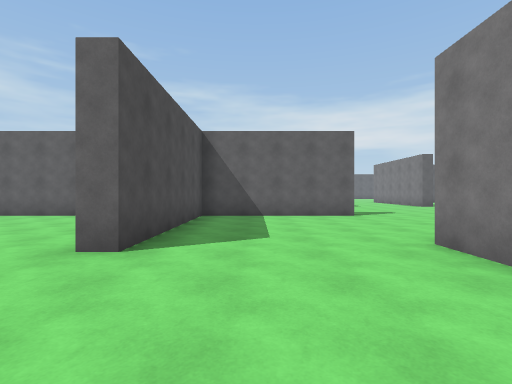
view 1 (above)

22 first-person views from a walk through a 3-D level made in the Unity game engine. The camera is 1.4 m above the floor, looks level and sees 85° across. The floor is counted in squares, 2 m on a side. Each view is taken from the middle of a square. On the plan, view 1 faces up. The plan holds only what a view shows up to about 9 squares ahead; the rest is blank. The place goes on beyond the plan. The player is left out. Surface patterns are stand-ins for the level's own textures.

view 2
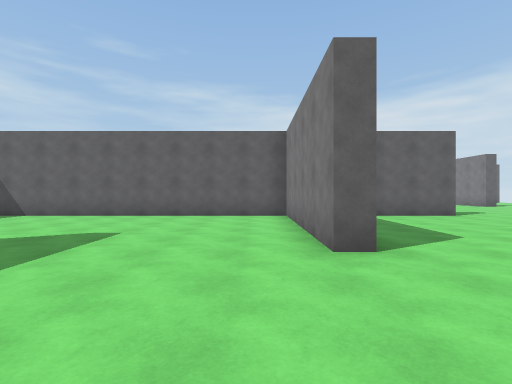

view 3
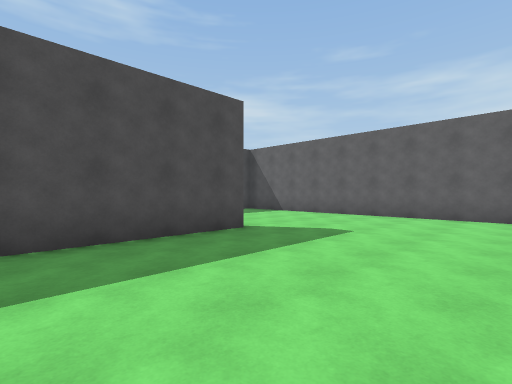

view 4
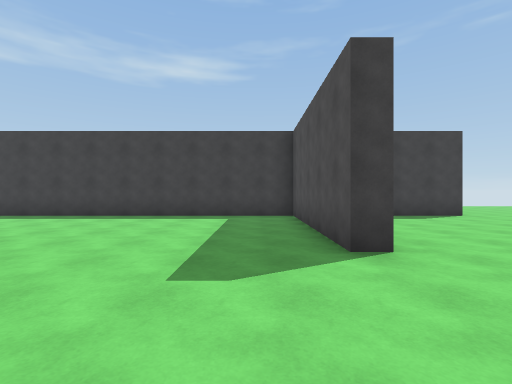

view 5
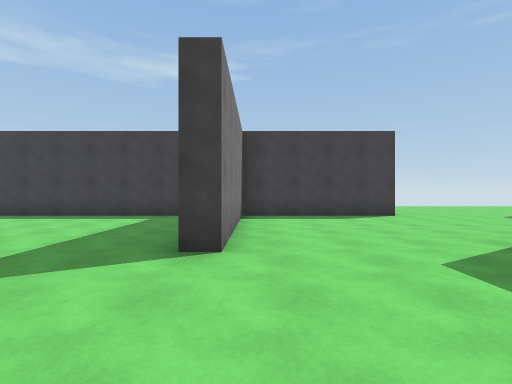

view 6
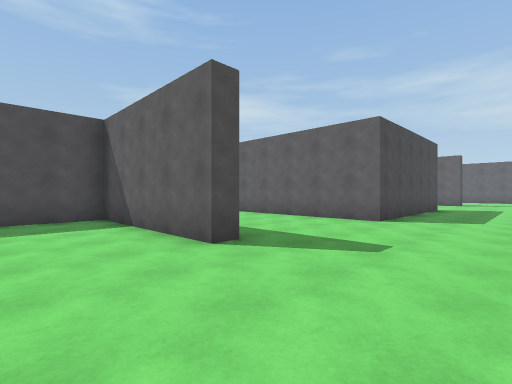

view 7
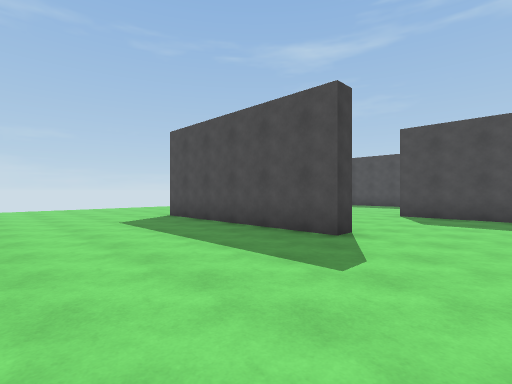

view 8
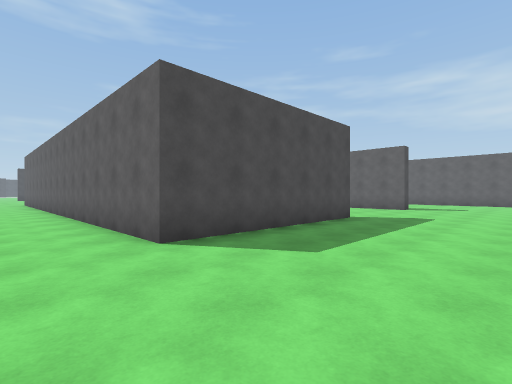

view 9
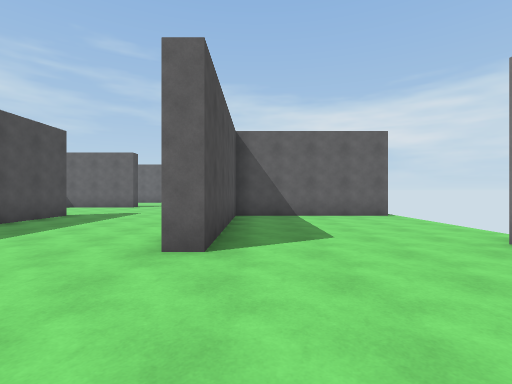

view 10
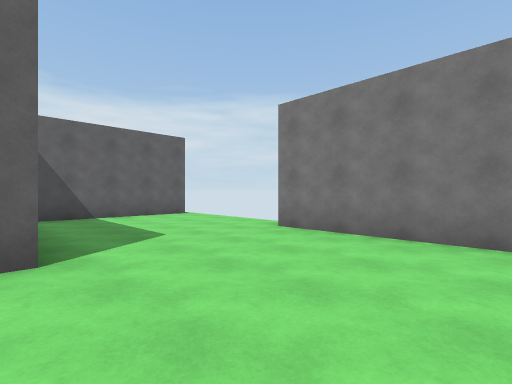

view 11
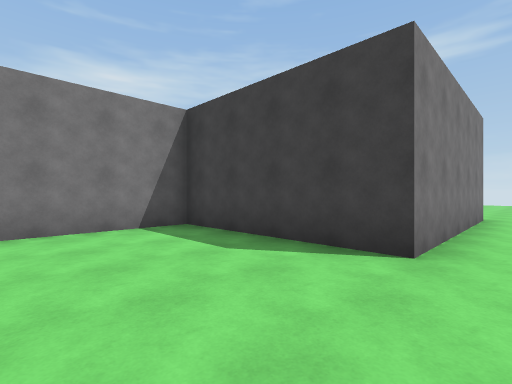

view 12
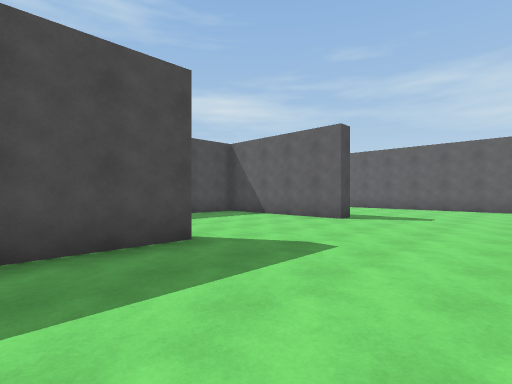

view 13
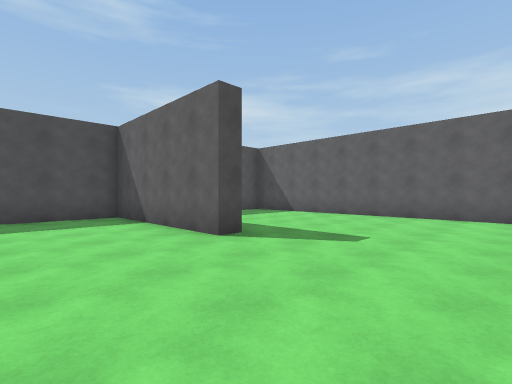

view 14
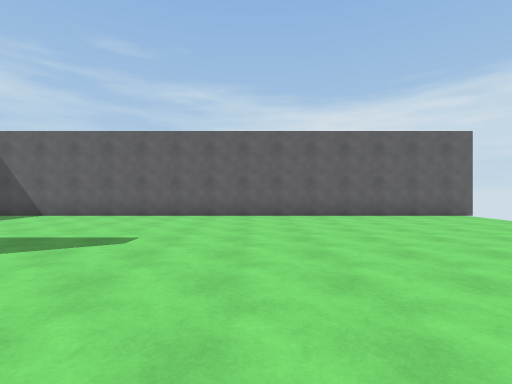

view 15
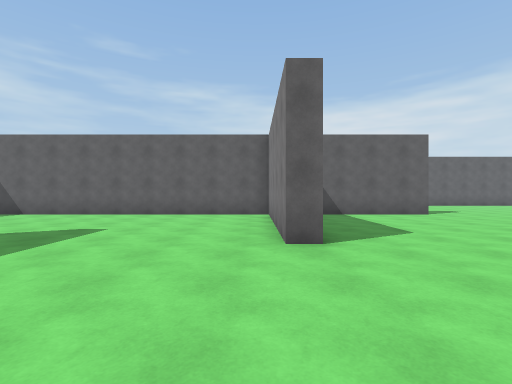

view 16
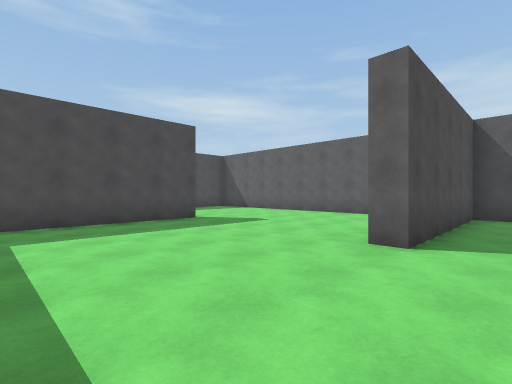

view 17
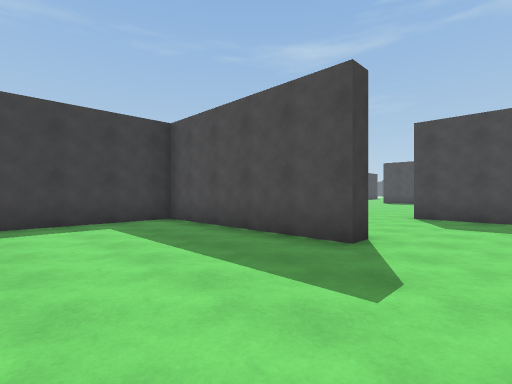

view 18
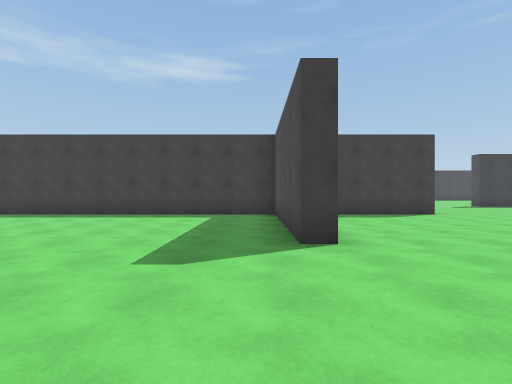

view 19
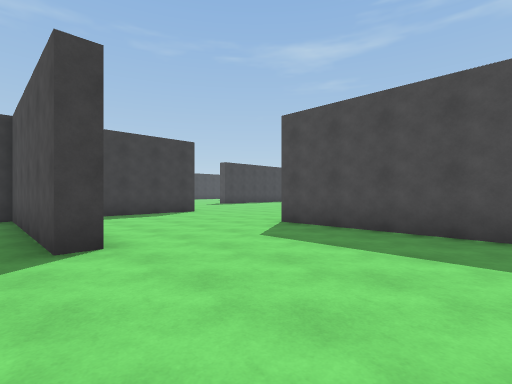

view 20
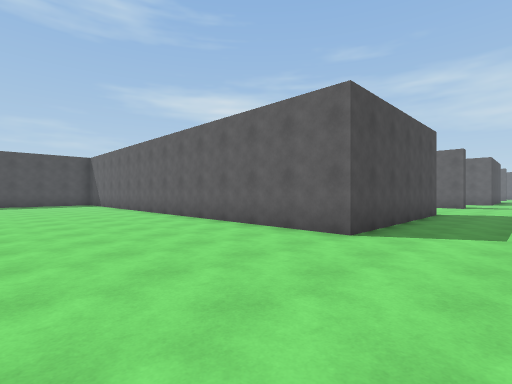

view 21
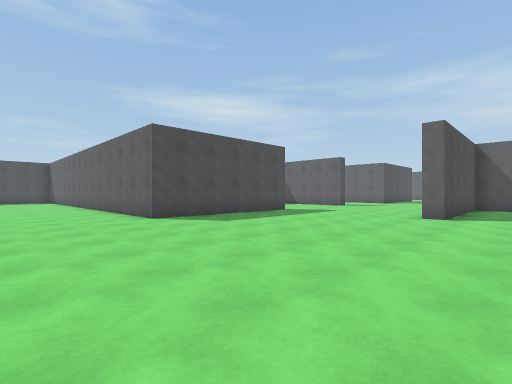

view 22
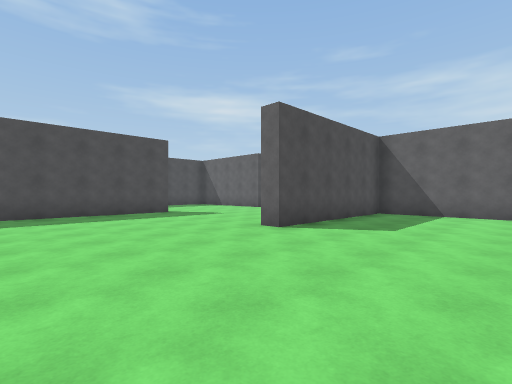

### Floor plan
Points are (right, up) in squares from view 1. A wall is a line through its corners. A room is listed if a view was taken in it or the views show most of it. See-through windows are left out.
Room 1 (views 1, 2, 3, 4, 5, 6, 7, 8, 9, 10, 11, 12, 13, 14, 15, 16, 17, 18, 19, 20, 21, 22)
walls: (2.9, 8.9) (2.9, 8.3) (-1.6, 8.3) (-1.6, 3.3) (-2.1, 3.3) (-2.1, 8.3) (-10.6, 8.3); (2.4, 2.6) (2.4, 3.8) (2.9, 3.8) (2.9, -1.7) (-3.5, -1.7); (3.4, 18.2) (3.4, 12.8) (-3.9, 12.8); (11.6, 8.3) (8.4, 8.3) (8.4, 3.3) (7.9, 3.3) (7.9, 8.7) (12.4, 8.7) (12.4, 13.8); (-7.1, 18.3) (-6.6, 18.3) (-6.6, 13.3) (2.1, 13.3); (-1.5, 22.8) (-10.1, 22.8); (3.4, 23.2) (3.4, 22.8) (-1.1, 22.8) (-1.1, 17.8) (-1.6, 17.8) (-1.6, 22.5); (13, 18.2) (8.4, 18.2) (8.4, 13.2) (7.9, 13.2); (-11.5, 13.3) (-8.5, 13.3); (-11.5, -1.2) (-7.6, -1.2) (-7.6, 3.8) (-7.1, 3.8) (-7.1, -1.2) (1.6, -1.2); (-11.1, 21.9) (-11.1, 17.8); (13.5, 28.3) (-0.6, 28.3)
ways out: gap at (13, 19)

Where each view was taken, in squares from view 1:
view 1: 0 up, 0 right, facing up
view 2: 0 up, 3 left, facing up
view 3: 0 up, 3 left, facing up-left
view 4: 7 up, 6 left, facing down
view 5: 7 up, 8 left, facing down
view 6: 6 up, 6 right, facing up-left
view 7: 6 up, 7 right, facing down-left
view 8: 11 up, 7 right, facing up-left
view 9: 10 up, 9 right, facing up
view 10: 10 up, 8 right, facing up-right
view 11: 12 up, 7 right, facing down-right
view 12: 16 up, 7 right, facing up-left
view 13: 20 up, 7 right, facing up-left
view 14: 20 up, 7 right, facing up
view 15: 14 up, 2 left, facing up
view 16: 14 up, 0 right, facing up-left
view 17: 20 up, 3 left, facing down-left
view 18: 22 up, 6 left, facing down
view 19: 22 up, 6 left, facing down-left
view 20: 6 down, 5 right, facing up-left
view 21: 5 down, 10 right, facing up-left
view 22: 1 down, 12 right, facing up-left
